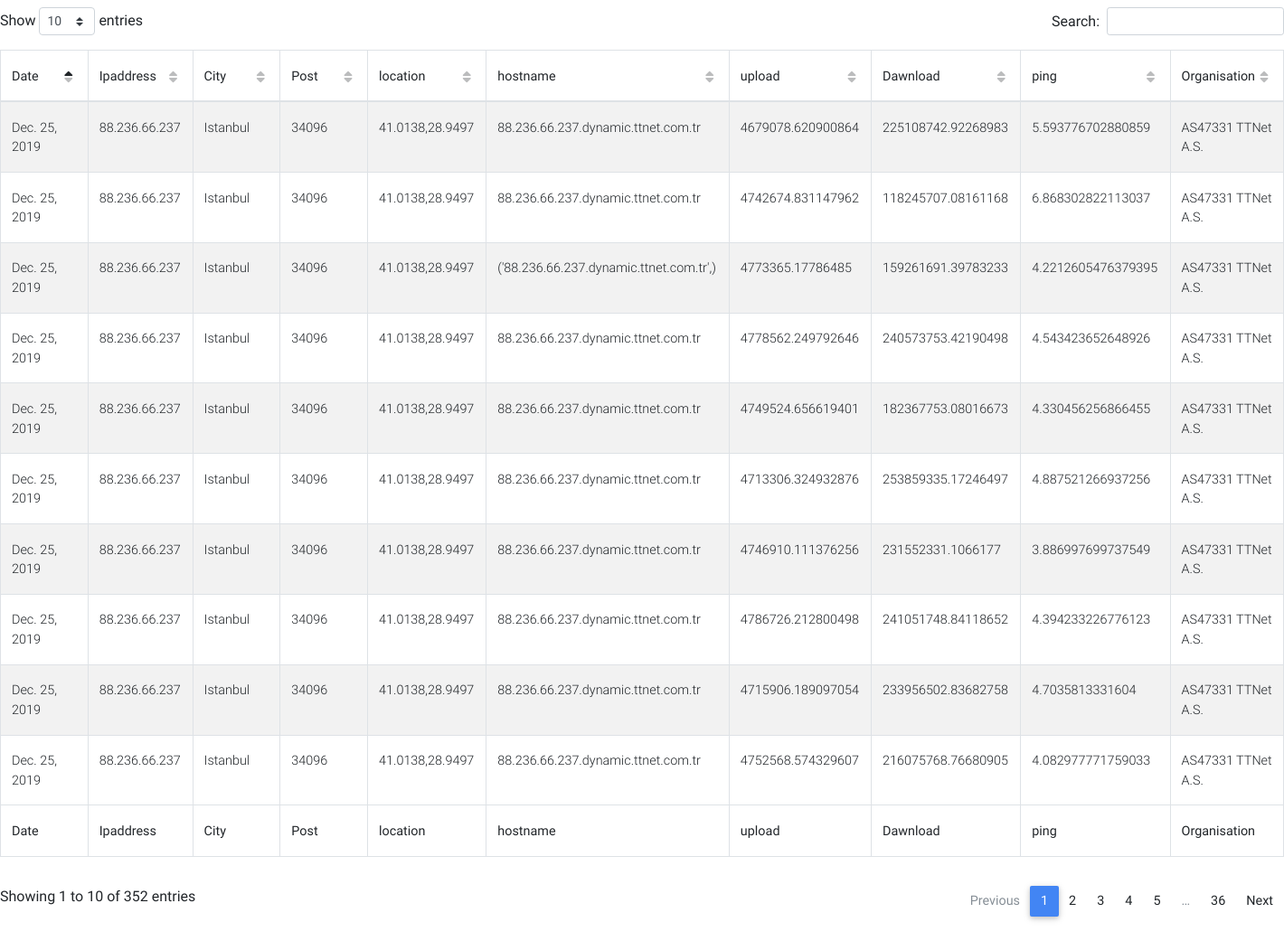
Page /list/ on the committed database.
### speed/models.py (models this page shows, shortened)
class Data(models.Model):
    date = models.DateField(max_length=100)
    IpAddress = models.CharField(max_length=20)
    city = models.CharField(max_length=20)
    post = models.CharField(max_length=5)
    location = models.CharField(max_length=50)
    hostname = models.CharField(max_length=50)
    upload = models.CharField(max_length=100)
    download = models.CharField(max_length=100)
    ping= models.CharField(max_length=100)
    organisation = models.CharField(max_length=100)

### speed/views.py (the view)
# urls.py: path('list/', views.list),
def list(request):
   data = Data.objects.all()
   context = {
        'data': data
    }
   return render(request, 'speed/show_data.html', context)

### speed/templates/speed/show_data.html (shortened to what this page needs)
<!DOCTYPE html>
<html lang="en">
<head>
    <link rel="stylesheet" href="https://use.fontawesome.com/releases/v5.11.2/css/all.css">
    <link rel="stylesheet" href="../static/css/bootstrap.min.css">
    <link rel="stylesheet" href="../static/css/mdb.min.css">
    <link rel="stylesheet" href="../static/css/style.css">
    <link href="../static/css/addons/datatables.min.css" rel="stylesheet">
</head>
<body>
    {% block content %}
    <table id="dtBasicExample" class="table table-striped table-bordered" cellspacing="0" width="100%">
        <thead>
            <tr>
                <th class="th-sm">Date
                </th>
                <th class="th-sm">Ipaddress
                </th>
                <th class="th-sm">City
                </th>
                <th class="th-sm">Post
                </th>
                <th class="th-sm">location
                </th>
                <th class="th-sm">hostname
                </th>
                <th class="th-sm">upload
                </th>
                <th class="th-sm">Dawnload
                </th>
                <th class="th-sm">ping
                </th>
                <th class="th-sm">Organisation
                </th>
            </tr>
        </thead>
        <tbody>
            {%for data in data%}
            <tr>
                <td>{{data.date}}</td>
                <td>{{data.IpAddress}}</td>
                <td>{{data.city}}</td>
                <td>{{data.post}}</td>
                <td>{{data.location}}</td>
                <td>{{data.hostname}}</td>
                <td>{{data.upload}}</td>
                <td>{{data.download}}</td>
                <td>{{data.ping}}</td>
                <td>{{data.organisation}}</td>
            </tr>
            {%endfor%}
        </tbody>
        <tfoot>
            <tr>
                <th class="th-sm">Date
                </th>
                <th class="th-sm">Ipaddress
                </th>
                <th class="th-sm">City
                </th>
                <th class="th-sm">Post
                </th>
                <th class="th-sm">location
                </th>
                <th class="th-sm">hostname
                </th>
                <th class="th-sm">upload
                </th>
                <th class="th-sm">Dawnload
                </th>
                <th class="th-sm">ping
                </th>
                <th class="th-sm">Organisation
            </tr>
        </tfoot>
    </table>
    {% endblock %}
</body>
</html>

### rows in the picture
Data: date "Dec. 25, 2019", IpAddress "88.236.66.237", city "Istanbul", post "34096", location "41.0138,28.9497", hostname "88.236.66.237.dynamic.ttnet.com.tr", upload "4679078.620900864", download "225108742.92268983", ping "5.593776702880859", organisation "AS47331 TTNet A.S."
Data: date "Dec. 25, 2019", IpAddress "88.236.66.237", city "Istanbul", post "34096", location "41.0138,28.9497", hostname "88.236.66.237.dynamic.ttnet.com.tr", upload "4742674.831147962", download "118245707.08161168", ping "6.868302822113037", organisation "AS47331 TTNet A.S."
Data: date "Dec. 25, 2019", IpAddress "88.236.66.237", city "Istanbul", post "34096", location "41.0138,28.9497", hostname "('88.236.66.237.dynamic.ttnet.com.tr',)", upload "4773365.17786485", download "159261691.39783233", ping "4.2212605476379395", organisation "AS47331 TTNet A.S."
Data: date "Dec. 25, 2019", IpAddress "88.236.66.237", city "Istanbul", post "34096", location "41.0138,28.9497", hostname "88.236.66.237.dynamic.ttnet.com.tr", upload "4778562.249792646", download "240573753.42190498", ping "4.543423652648926", organisation "AS47331 TTNet A.S."
Data: date "Dec. 25, 2019", IpAddress "88.236.66.237", city "Istanbul", post "34096", location "41.0138,28.9497", hostname "88.236.66.237.dynamic.ttnet.com.tr", upload "4749524.656619401", download "182367753.08016673", ping "4.330456256866455", organisation "AS47331 TTNet A.S."
Data: date "Dec. 25, 2019", IpAddress "88.236.66.237", city "Istanbul", post "34096", location "41.0138,28.9497", hostname "88.236.66.237.dynamic.ttnet.com.tr", upload "4713306.324932876", download "253859335.17246497", ping "4.887521266937256", organisation "AS47331 TTNet A.S."
Data: date "Dec. 25, 2019", IpAddress "88.236.66.237", city "Istanbul", post "34096", location "41.0138,28.9497", hostname "88.236.66.237.dynamic.ttnet.com.tr", upload "4746910.111376256", download "231552331.1066177", ping "3.886997699737549", organisation "AS47331 TTNet A.S."
Data: date "Dec. 25, 2019", IpAddress "88.236.66.237", city "Istanbul", post "34096", location "41.0138,28.9497", hostname "88.236.66.237.dynamic.ttnet.com.tr", upload "4786726.212800498", download "241051748.84118652", ping "4.394233226776123", organisation "AS47331 TTNet A.S."
Data: date "Dec. 25, 2019", IpAddress "88.236.66.237", city "Istanbul", post "34096", location "41.0138,28.9497", hostname "88.236.66.237.dynamic.ttnet.com.tr", upload "4715906.189097054", download "233956502.83682758", ping "4.7035813331604", organisation "AS47331 TTNet A.S."
Data: date "Dec. 25, 2019", IpAddress "88.236.66.237", city "Istanbul", post "34096", location "41.0138,28.9497", hostname "88.236.66.237.dynamic.ttnet.com.tr", upload "4752568.574329607", download "216075768.76680905", ping "4.082977771759033", organisation "AS47331 TTNet A.S."
